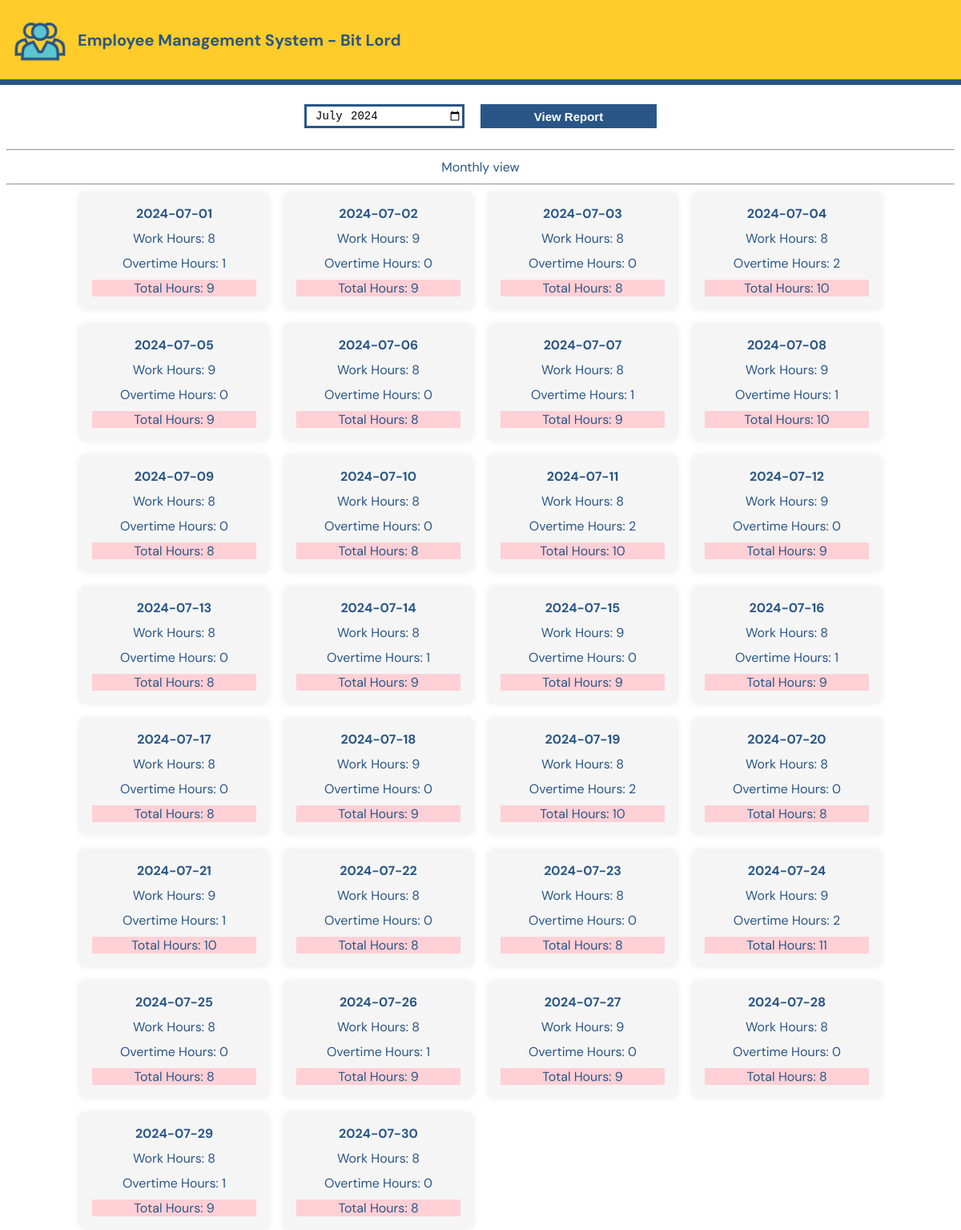
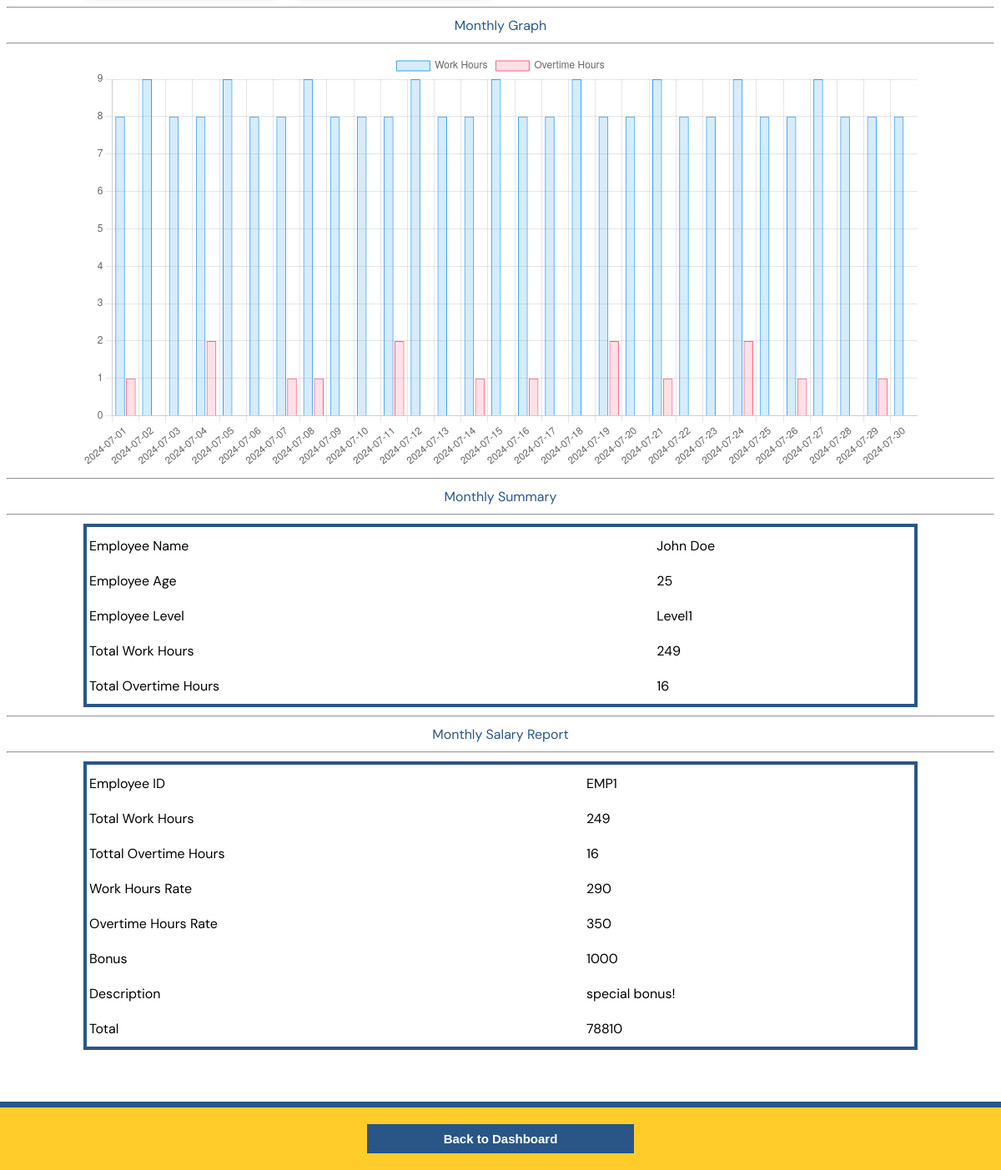
Page /user/viewReport.php?selectedMonth=2024-07 (signed in) on the committed database (2 pictures, top to bottom).
### tables this page shows
CREATE TABLE `attendance` (
  `empId` varchar(10) NOT NULL,
  `date` date NOT NULL,
  `workHours` int(11) DEFAULT NULL,
  `overTimeHours` int(11) DEFAULT NULL
);

CREATE TABLE `employee` (
  `empId` varchar(11) NOT NULL,
  `empName` varchar(255) DEFAULT NULL,
  `empAge` int(11) DEFAULT NULL,
  `empLevel` varchar(50) DEFAULT NULL,
  `empPassword` varchar(255) DEFAULT NULL
);

CREATE TABLE `salary` (
  `empId` varchar(10) NOT NULL,
  `totalWorkHours` int(11) DEFAULT NULL,
  `totalOverTimeHours` int(11) DEFAULT NULL,
  `workHoursRate` int(11) DEFAULT NULL,
  `overTimeHoursRate` int(11) DEFAULT NULL,
  `bonus` int(11) DEFAULT NULL,
  `description` text DEFAULT NULL,
  `total` int(11) DEFAULT NULL,
  `month` varchar(10) NOT NULL
);

### user/viewReport.php (the view, shortened to what this page needs)
<?php
include_once("../script/header.php");
include_once("../conf/conf.php");
$data = [];
$total_workHours = 0;
$total_overTimeHours = 0;
$empID = $_SESSION['user'];
$selectedMonth = isset($_GET['selectedMonth']) ? $_GET['selectedMonth'] : date('Y-m');
$query = "SELECT date, workHours, overTimeHours FROM attendance WHERE empId = '$empID' AND DATE_FORMAT(date, '%Y-%m') = '$selectedMonth'";
$result = mysqli_query($conn, $query);
?>
<!DOCTYPE html>
<html lang="en" class="conthtml">
<head>
    <link rel="stylesheet" href="../style/style.css">
</head>
<body class="contbody">
<form method="GET">
    <div class="container2">
        <input type="month" id="monthPicker" name="selectedMonth" class="inputTextFilter" value="<?php echo $selectedMonth; ?>" min="2000-01" max="<?php echo date('Y-m'); ?>">
        <input type="submit" value="View Report" class="filterbtn">
    </div>
</form>
<hr>
<div class="container2"> Monthly view </div>
<hr>
<div class="container3">
    <div class="calendar-card">
        <?php
        if (mysqli_num_rows($result) > 0) {
            while ($row = mysqli_fetch_assoc($result)) {
                $data[] = [
                    'date' => $row['date'],
                    'workHours' => $row['workHours'],
                    'overtimeHours' => $row['overTimeHours']
                ];
                echo "<div class='calendar-item'>";
                echo "<div class='date'>" . $row["date"] . "</div>";
                echo "<div class='work-hours'>Work Hours: " . $row["workHours"] . "</div>";
                $total_workHours += $row["workHours"];
                echo "<div class='overtime-hours'>Overtime Hours: " . $row["overTimeHours"] . "</div>";
                $total_overTimeHours += $row["overTimeHours"];
                echo "<div class='total-hours'>Total Hours: " . $row["overTimeHours"]+$row["workHours"] . "</div>";
                echo "</div>";
            }
        } else {
            echo "<div class='no-data'>No data found for the selected employee and month.</div>";
        }
        ?>
    </div>
</div>
<script>
// JavaScript code to create a bar chart using Chart.js
document.addEventListener('DOMContentLoaded', function() {
    var ctx = document.getElementById('myChart').getContext('2d');
    var myChart = new Chart(ctx, {
        type: 'bar',
        data: {
            labels: <?php echo json_encode(array_column($data, 'date')); ?>,
            datasets: [{
                label: 'Work Hours',
                backgroundColor: 'rgba(54, 162, 235, 0.2)',
                borderColor: 'rgba(54, 162, 235, 1)',
                borderWidth: 1,
                data: <?php echo json_encode(array_column($data, 'workHours')); ?>
            }, {
                label: 'Overtime Hours',
                backgroundColor: 'rgba(255, 99, 132, 0.2)',
                borderColor: 'rgba(255, 99, 132, 1)',
                borderWidth: 1,
                data: <?php echo json_encode(array_column($data, 'overtimeHours')); ?>
            }]
        },
        options: {
            scales: {
                yAxes: [{
                    ticks: {
                        beginAtZero: true
                    }
                }]
            }
        }
    });
});
</script>
<hr>
<div class="container2"> Monthly Graph </div>
<hr>
<div class="container2">
    <canvas id="myChart"></canvas>
</div>
<hr>
<div class="container2"> Monthly Summary </div>
<hr>
<div class="container2">
<?php
    $query2 = "SELECT empName, empAge, empLevel FROM employee WHERE empId = '$empID'";
    $result2 = mysqli_query($conn, $query2);
    $row2 = mysqli_fetch_assoc($result2);
    if(mysqli_num_rows($result) > 0){
        echo "<table class='tbl'>";
        echo "<tr class='tblRow'> <td>Employee Name</td> <td>$row2[empName]</td> </tr>";
        echo "<tr class='tblRow'> <td>Employee Age</td> <td>$row2[empAge]</td> </tr>";
        echo "<tr class='tblRow'> <td>Employee Level</td> <td>$row2[empLevel]</td> </tr>";
        echo "<tr class='tblRow'> <td>Total Work Hours</td> <td>$total_workHours</td> </tr>";
        echo "<tr class='tblRow'> <td>Total Overtime Hours</td> <td>$total_overTimeHours</td> </tr>";
        echo "</table>";
    }
?>
</div>
<hr>
<div class="container2"> Monthly Salary Report </div>
<hr>
<div class="container2">
<?php
    $query3 = "SELECT empId, totalWorkHours, totalOverTimeHours, workHoursRate, overTimeHoursRate, bonus, `description`, total, `month` FROM salary WHERE empId = '$empID' AND `month` = '$selectedMonth'";
    $result3 = mysqli_query($conn, $query3);
    $row3 = mysqli_fetch_assoc($result3);
    if(mysqli_num_rows($result3) > 0){
        echo "<table class='tbl'>";
        echo "<tr class='tblRow'> <td>Employee ID</td> <td>$row3[empId]</td> </tr>";
        echo "<tr class='tblRow'> <td>Total Work Hours</td> <td>$row3[totalWorkHours]</td> </tr>";
        echo "<tr class='tblRow'> <td>Tottal Overtime Hours</td> <td>$row3[totalOverTimeHours]</td> </tr>";
        echo "<tr class='tblRow'> <td>Work Hours Rate</td> <td>$row3[workHoursRate]</td> </tr>";
        echo "<tr class='tblRow'> <td>Overtime Hours Rate</td> <td>$row3[overTimeHoursRate]</td> </tr>";
        echo "<tr class='tblRow'> <td>Bonus</td> <td>$row3[bonus]</td> </tr>";
        echo "<tr class='tblRow'> <td>Description</td> <td>$row3[description]</td> </tr>";
        echo "<tr class='tblRow'> <td>Total</td> <td>$row3[total]</td> </tr>";
        echo "</table>";
    }
    else{
        echo "<div class='container2' style='color:red'> Salary Didn't Calculate For This Month </div>";
    }
?>
</div>
<br><br><br><br><br><br>
<footer class="footer">
    <div class="container2">
        <a href="userDashboard.php"><button class="btn">Back to Dashboard</button></a>
    </div>
</footer>
</body>
</html>

### style/style.css (style rules this page uses)
body { font-family: 'DM Sans', sans-serif; }
.footer { position: fixed; left: 0; bottom: 0; width: 100%; background-color: #c2c2c2; text-align: center; background-color: #FFCC2A; border-top: 7px solid #295687; }
.contbody { justify-content: center; align-items: center; margin-top: 120px; }
.container2 { margin: 10px auto; display: flex; flex-wrap: wrap; justify-content: center; align-items: center; text-align: center; max-width: 1000px; color: #295687; }
a { text-decoration: none; color: inherit; background: none; border: none; }
form { text-align: center; }
.inputTextFilter { width: 200px; height: 30px; margin: 10px; padding-left: 10px; font-size: 14px; border: 3px solid #295687; background: #FFF; }
.btn { width: 320px; height: 35px; margin: 10px; font-size: 15px; font-weight: 600; border: 3px solid #295687; background: #295687; color: #FFF; }
.filterbtn { width: 220px; height: 30px; margin: 10px; font-size: 15px; font-weight: 600; border: 3px solid #295687; background: #295687; color: #FFF; }
.tbl { width: 100%; border: 4px solid #295687; }
.tblRow { height: 40px; }
.container3 { margin: 10px auto; justify-content: center; align-items: center; text-align: center; max-width: 1000px; color: #295687; }
.calendar-card { display: grid; grid-template-columns: repeat(auto-fill, minmax(200px, 1fr)); grid-gap: 20px; }
.calendar-item { background-color: #f5f5f5; padding: 15px; border-radius: 5px; box-shadow: 0 0 10px rgba(0, 0, 0, 0.1); }
.date { font-weight: bold; }
.work-hours, .overtime-hours { margin-top: 10px; }
.total-hours { margin-top: 10px; background-color: #ffd0d5; }

### rows in the picture
attendance: date "2024-07-01", workHours "8", overTimeHours "1", $row["overTimeHours"]+$row["workHours"] "9"
attendance: date "2024-07-02", workHours "9", overTimeHours "0", $row["overTimeHours"]+$row["workHours"] "9"
attendance: date "2024-07-03", workHours "8", overTimeHours "0", $row["overTimeHours"]+$row["workHours"] "8"
attendance: date "2024-07-04", workHours "8", overTimeHours "2", $row["overTimeHours"]+$row["workHours"] "10"
attendance: date "2024-07-05", workHours "9", overTimeHours "0", $row["overTimeHours"]+$row["workHours"] "9"
attendance: date "2024-07-06", workHours "8", overTimeHours "0", $row["overTimeHours"]+$row["workHours"] "8"
attendance: date "2024-07-07", workHours "8", overTimeHours "1", $row["overTimeHours"]+$row["workHours"] "9"
attendance: date "2024-07-08", workHours "9", overTimeHours "1", $row["overTimeHours"]+$row["workHours"] "10"
attendance: date "2024-07-09", workHours "8", overTimeHours "0", $row["overTimeHours"]+$row["workHours"] "8"
attendance: date "2024-07-10", workHours "8", overTimeHours "0", $row["overTimeHours"]+$row["workHours"] "8"
attendance: date "2024-07-11", workHours "8", overTimeHours "2", $row["overTimeHours"]+$row["workHours"] "10"
attendance: date "2024-07-12", workHours "9", overTimeHours "0", $row["overTimeHours"]+$row["workHours"] "9"
attendance: date "2024-07-13", workHours "8", overTimeHours "0", $row["overTimeHours"]+$row["workHours"] "8"
attendance: date "2024-07-14", workHours "8", overTimeHours "1", $row["overTimeHours"]+$row["workHours"] "9"
attendance: date "2024-07-15", workHours "9", overTimeHours "0", $row["overTimeHours"]+$row["workHours"] "9"
attendance: date "2024-07-16", workHours "8", overTimeHours "1", $row["overTimeHours"]+$row["workHours"] "9"
attendance: date "2024-07-17", workHours "8", overTimeHours "0", $row["overTimeHours"]+$row["workHours"] "8"
attendance: date "2024-07-18", workHours "9", overTimeHours "0", $row["overTimeHours"]+$row["workHours"] "9"
attendance: date "2024-07-19", workHours "8", overTimeHours "2", $row["overTimeHours"]+$row["workHours"] "10"
attendance: date "2024-07-20", workHours "8", overTimeHours "0", $row["overTimeHours"]+$row["workHours"] "8"
attendance: date "2024-07-21", workHours "9", overTimeHours "1", $row["overTimeHours"]+$row["workHours"] "10"
attendance: date "2024-07-22", workHours "8", overTimeHours "0", $row["overTimeHours"]+$row["workHours"] "8"
attendance: date "2024-07-23", workHours "8", overTimeHours "0", $row["overTimeHours"]+$row["workHours"] "8"
attendance: date "2024-07-24", workHours "9", overTimeHours "2", $row["overTimeHours"]+$row["workHours"] "11"
attendance: date "2024-07-25", workHours "8", overTimeHours "0", $row["overTimeHours"]+$row["workHours"] "8"
attendance: date "2024-07-26", workHours "8", overTimeHours "1", $row["overTimeHours"]+$row["workHours"] "9"
attendance: date "2024-07-27", workHours "9", overTimeHours "0", $row["overTimeHours"]+$row["workHours"] "9"
attendance: date "2024-07-28", workHours "8", overTimeHours "0", $row["overTimeHours"]+$row["workHours"] "8"
attendance: date "2024-07-29", workHours "8", overTimeHours "1", $row["overTimeHours"]+$row["workHours"] "9"
attendance: date "2024-07-30", workHours "8", overTimeHours "0", $row["overTimeHours"]+$row["workHours"] "8"
employee: empName "John Doe", empAge "25", empLevel "Level1"
salary: empId "EMP1", totalWorkHours "249", totalOverTimeHours "16", workHoursRate "290", overTimeHoursRate "350", bonus "1000", description "special bonus!", total "78810"

### other values in the picture
$total_workHours "249"
$total_overTimeHours "16"
chart data {{ json_encode(array_column($data, 'workHours')) }} ["8","9","8","8","9","8","8","9","8","8","8","9","8","8","9","8","8","9","8","8","9","8","8","9","8","8","9","8","8","8"]
chart data {{ json_encode(array_column($data, 'overtimeHours')) }} ["1","0","0","2","0","0","1","1","0","0","2","0","0","1","0","1","0","0","2","0","1","0","0","2","0","1","0","0","1","0"]
